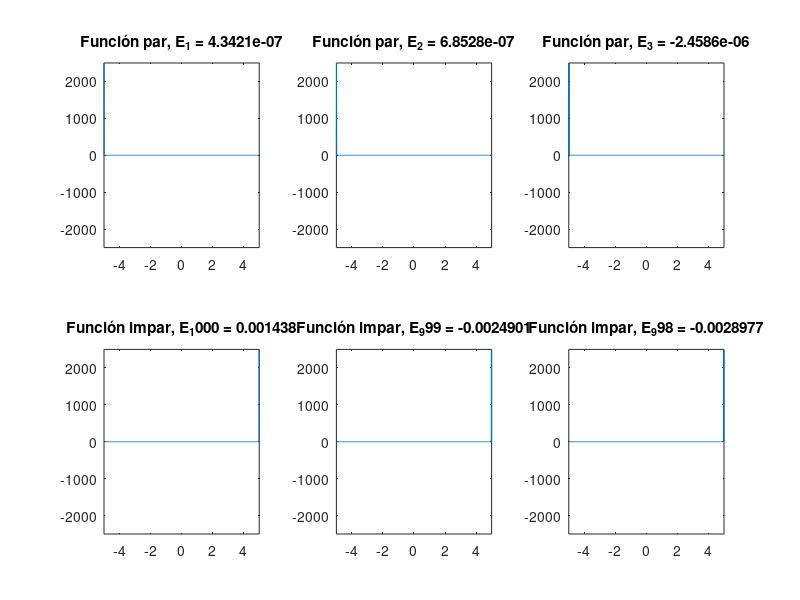

MATLAB code for this plot:
% Parámetros
L = 10; % Tamaño del dominio
N = 1000; % Número de puntos de muestreo
dx = L / (N - 1); % Espaciado entre puntos

% Crear una matriz para representar el dominio espacial
x = linspace(-L/2, L/2, N);

% Definir el potencial del oscilador armónico cuántico
V = 0.5 * x.^2;

% Definir el operador Laplaciano en diferencias finitas de 4to orden
A = (1 / dx^2) * (-2 * diag(ones(N, 1)) + diag(ones(N-1, 1), 1) + diag(ones(N-1, 1), -1) - 0.5 * diag(ones(N-2, 1), 2) - 0.5 * diag(ones(N-2, 1), -2));

% Resolución de la ecuación de Schrödinger
H = -0.5 * A + diag(V); % Hamiltoniano
[E, psi] = eig(H); % Autovalores y autofunciones

% Graficar funciones pares e impares
figure;
for i = 1:3
    subplot(2, 3, i);
    plot(x, psi(:, i));
    title(['Función par, E_', num2str(i) ' = ', num2str(E(i, i))]);
    
    subplot(2, 3, i + 3);
    plot(x, psi(:, N - i + 1));
    title(['Función impar, E_', num2str(N - i + 1) ' = ', num2str(E(N - i + 1, N - i + 1))]);
end

% Ajustar los límites de las subtramas
for i = 1:6
    subplot(2, 3, i);
    axis([-L/2, L/2, -max(abs(psi(:, i))), max(abs(psi(:, i)))]);
end
